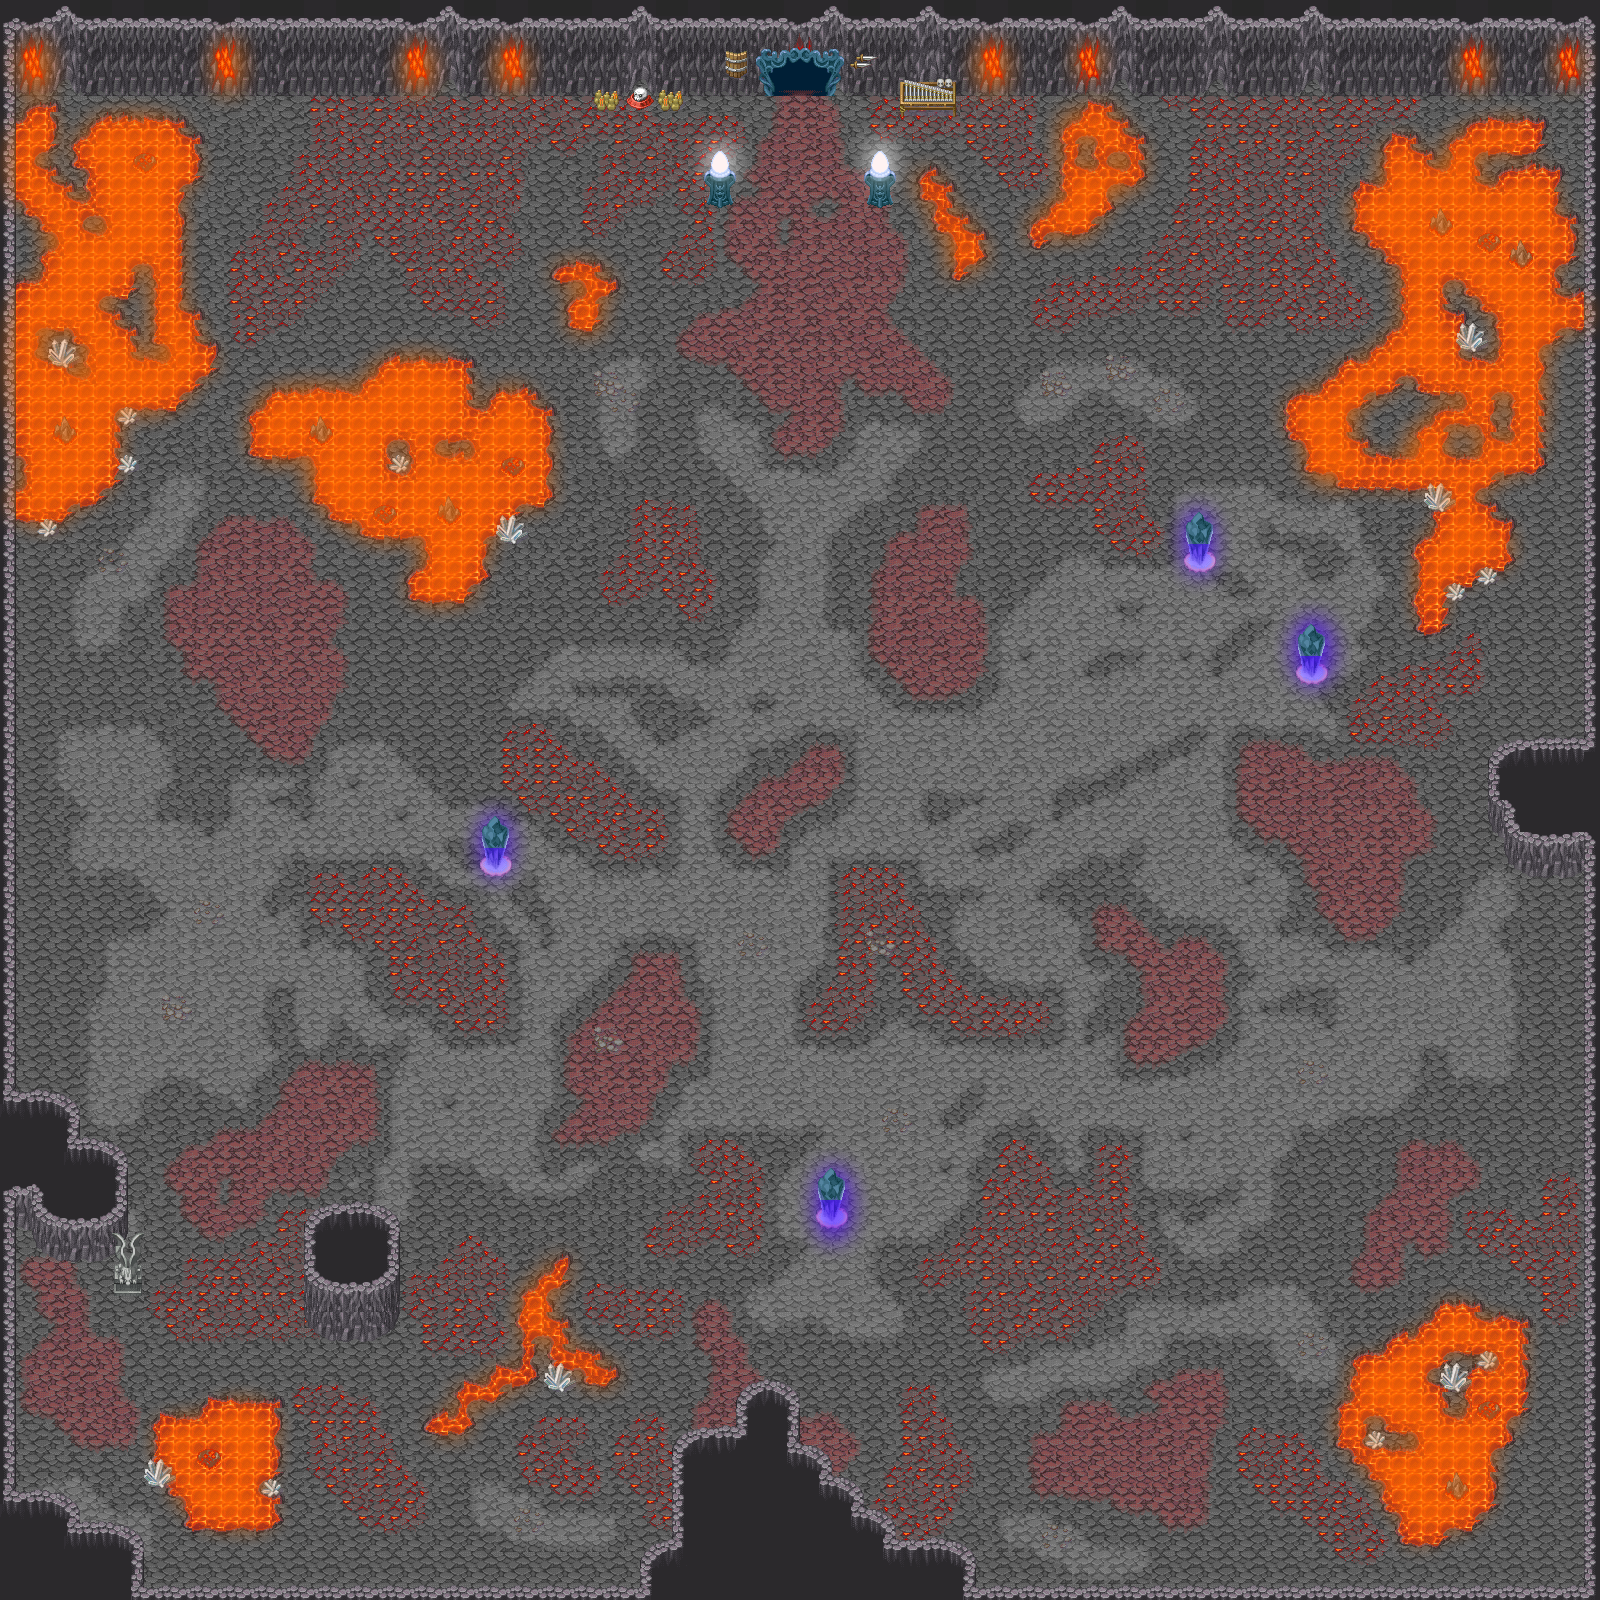

Below is a game level as drawn by its tile map, then a one-line description and the .tmx that defines it (tile-layer data replaced by summaries):
An orthogonal 100x100 tile map with 16x16 px tiles, 4 tile layers (ground, background1, background2, foreground1), 1 image layer and 114 objects.

<map version="1.0" tiledversion="1.0.3" orientation="orthogonal" renderorder="right-up" width="100" height="100" tilewidth="16" tileheight="16" backgroundcolor="#2b292c" nextobjectid="118">
 <tileset firstgid="1" source="tilesets/demon_lair_tileset.tsx" />
 <layer name="ground" width="100" height="100">
  <data>[10000 cells, 10000 non-empty, 177 distinct tile ids]</data>
 </layer>
 <layer name="background1" width="100" height="100">
  <data>[10000 cells, 1456 non-empty, 137 distinct tile ids]</data>
 </layer>
 <imagelayer name="Lightmap">
  <image source="../lights/demon_lair_01.png" width="1600" height="1600" />
 </imagelayer>
 <layer name="background2" width="100" height="100">
  <data>[10000 cells, 58 non-empty, 52 distinct tile ids]</data>
 </layer>
 <layer name="foreground1" width="100" height="100">
  <data>[10000 cells, 28 non-empty, 12 distinct tile ids]</data>
 </layer>
 <objectgroup color="#5500ff" name="Portals">
  <object id="1" x="776" y="70" width="47" height="24">
   <properties>
    <property name="targetTileIndexX" type="int" value="27" />
    <property name="targetTileIndexY" type="int" value="27" />
   </properties>
  </object>
 </objectgroup>
 <objectgroup color="#ffffff" name="Entities">
  <object id="2" x="64" y="1364.33" width="27" height="29">
   <properties>
    <property name="entityID" value="PLAYER" />
   </properties>
  </object>
  <object id="3" x="981" y="471" width="22" height="21">
   <properties>
    <property name="entityID" value="DEMON_01" />
   </properties>
  </object>
  <object id="4" x="598" y="449.5" width="22" height="21">
   <properties>
    <property name="entityID" value="DEMON_01" />
   </properties>
  </object>
  <object id="5" x="1147" y="795.5" width="22" height="21">
   <properties>
    <property name="entityID" value="DEMON_01" />
   </properties>
  </object>
  <object id="6" x="270" y="703.5" width="22" height="21">
   <properties>
    <property name="entityID" value="DEMON_01" />
   </properties>
  </object>
  <object id="7" x="415" y="1121.5" width="22" height="21">
   <properties>
    <property name="entityID" value="DEMON_01" />
   </properties>
  </object>
  <object id="8" x="1031" y="1227.5" width="22" height="21">
   <properties>
    <property name="entityID" value="DEMON_01" />
   </properties>
  </object>
  <object id="9" x="763.5" y="100" width="27.5" height="15.5">
   <properties>
    <property name="entityID" value="BOSS_01" />
   </properties>
  </object>
 </objectgroup>
 <objectgroup color="#ff0000" name="Collision">
  <object id="10" x="2" y="18" width="18" height="1496" />
  <object id="11" x="22" y="1223" width="90" height="29" />
  <object id="12" x="64" y="1141" width="61" height="93" />
  <object id="13" x="21" y="1090" width="57" height="52" />
  <object id="14" x="305" y="1205" width="90" height="129" />
  <object id="15" x="116" y="1265" width="27" height="28" />
  <object id="16" x="24" y="42.6667" width="746.667" height="52" />
  <object id="17" x="826.667" y="49.3333" width="756" height="42.6667" />
  <object id="18" x="1582" y="32" width="16" height="1570" />
  <object id="20" x="1490" y="739" width="88" height="92" />
  <object id="21" x="1505" y="828" width="80" height="46" />
  <object id="22" x="130.667" y="1590.67" width="1450.67" height="12" />
  <object id="23" x="55" y="1527" width="85" height="60" />
  <object id="24" x="19" y="1492" width="58" height="38" />
  <object id="25" x="737" y="1384" width="64" height="208" />
  <object id="26" x="675" y="1433" width="69" height="157" />
  <object id="27" x="642" y="1542" width="30" height="47" />
  <object id="28" x="881" y="1537" width="95" height="55" />
  <object id="29" x="842" y="1505" width="49" height="33" />
  <object id="30" x="816" y="1473" width="44" height="39" />
  <object id="31" x="795" y="1441" width="37" height="37" />
  <object id="32" x="768.667" y="36.6667" width="58" height="28" />
  <object id="33" x="900.5" y="92" width="54.5" height="25" />
  <object id="34" x="591" y="92" width="90.5" height="18" />
  <object id="35" x="706" y="176" width="27" height="26" />
  <object id="36" x="865" y="174" width="32" height="30" />
  <object id="37" x="1182" y="541" width="33" height="33" />
  <object id="38" x="1292" y="649" width="36" height="35" />
  <object id="40" x="479" y="841" width="33" height="35" />
  <object id="41" x="812" y="1196" width="34" height="31" />
  <object id="42" x="153.333" y="1412" width="124" height="80" />
  <object id="43" x="202.667" y="1393.33" width="74.6667" height="134.667" />
  <object id="44" x="176" y="1478.67" width="37.3333" height="50.6667" />
  <object id="45" x="144" y="1460" width="29.3333" height="26.6667" />
  <object id="46" x="424" y="1414.67" width="45.3333" height="13.3333" />
  <object id="47" x="453.333" y="1378.67" width="17.3333" height="41.3333" />
  <object id="48" x="453.333" y="1377.33" width="44" height="21.3333" />
  <object id="49" x="490.667" y="1365.33" width="42.6667" height="20" />
  <object id="50" x="514.667" y="1289.33" width="20" height="93.3333" />
  <object id="51" x="552" y="1250.67" width="14.6667" height="37.3333" />
  <object id="52" x="529.333" y="1265.33" width="21.3333" height="77.3333" />
  <object id="53" x="545.333" y="1314.67" width="24" height="77.3333" />
  <object id="54" x="584" y="1364" width="28" height="20" />
  <object id="55" x="553.333" y="1346.67" width="44" height="22.6667" />
  <object id="56" x="1338.67" y="1401.33" width="172" height="46.6667" />
  <object id="57" x="1350.67" y="1353.33" width="141.333" height="110.667" />
  <object id="58" x="1384" y="1332" width="109.333" height="174.667" />
  <object id="59" x="1369.33" y="1442.67" width="26.6667" height="37.3333" />
  <object id="60" x="1401.33" y="1493.33" width="37.3333" height="46.6667" />
  <object id="61" x="1422.67" y="1482.67" width="52" height="48" />
  <object id="62" x="1417.33" y="1297.33" width="62.6667" height="46.6667" />
  <object id="63" x="1477.33" y="1313.33" width="46.6667" height="104" />
  <object id="64" x="18.6667" y="278.667" width="49.3333" height="241.333" />
  <object id="65" x="69.3333" y="121.333" width="33.3333" height="382.667" />
  <object id="66" x="97.3333" y="113.333" width="22.6667" height="370.667" />
  <object id="67" x="118.667" y="113.333" width="61.3333" height="294.667" />
  <object id="68" x="178.667" y="126.667" width="20" height="57.3333" />
  <object id="69" x="173.333" y="340" width="44" height="34.6667" />
  <object id="70" x="177.333" y="302.667" width="18.6667" height="88" />
  <object id="71" x="114.667" y="401.333" width="22.6667" height="22.6667" />
  <object id="72" x="113.333" y="450.667" width="25.3333" height="22.6667" />
  <object id="73" x="37.3333" y="510.667" width="20" height="26.6667" />
  <object id="74" x="20" y="101.333" width="37.3333" height="112" />
  <object id="75" x="248" y="413.333" width="304" height="40" />
  <object id="76" x="408" y="568" width="61.3333" height="29.3333" />
  <object id="77" x="422.667" y="414.667" width="60" height="161.333" />
  <object id="78" x="486.667" y="382.667" width="66.6667" height="121.333" />
  <object id="79" x="361.333" y="500" width="153.333" height="38.6667" />
  <object id="80" x="490.667" y="520" width="30.6667" height="24" />
  <object id="81" x="262.667" y="388" width="202.667" height="44" />
  <object id="82" x="377.333" y="357.333" width="90.6667" height="69.3333" />
  <object id="83" x="358.667" y="369.333" width="25.3333" height="152" />
  <object id="84" x="312" y="444" width="53.3333" height="64" />
  <object id="85" x="326.667" y="490.667" width="50.6667" height="33.3333" />
  <object id="86" x="548" y="260" width="52" height="24" />
  <object id="87" x="578.667" y="272" width="21.3333" height="58.6667" />
  <object id="88" x="564" y="297.333" width="17.3333" height="33.3333" />
  </objectgroup>
</map>
<!-- 28 of 114 objects omitted -->